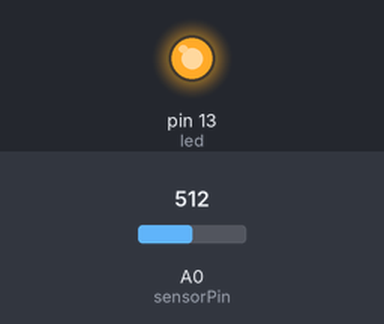
Recording of a sketch running on a simulated Arduino Uno, built with avr-gcc and run on an emulated ATmega328P. Parts: output pins drawn as LEDs (lit = HIGH). The inputs (shaded band) are chosen by the test bench; at power-on: A0 (sensorPin) = 512.

Above: at 1.2 s.
1.3 s: A0 (sensorPin) set to 12
2.8 s: A0 (sensorPin) set to 9
At 4.0 s:
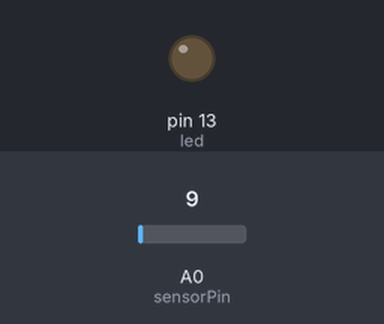
4.3 s: A0 (sensorPin) set to 122
At 5.3 s:
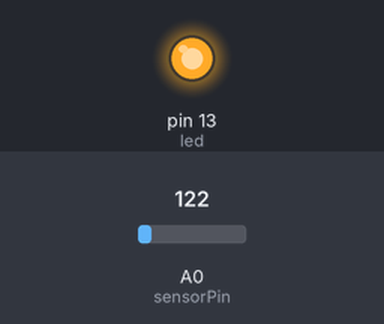
5.8 s: A0 (sensorPin) set to 0
At 6.4 s:
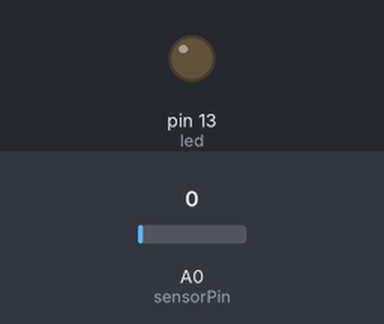
Timing chart, 0 to 8.3 s (numbered marks = the images above; inputs shaded):
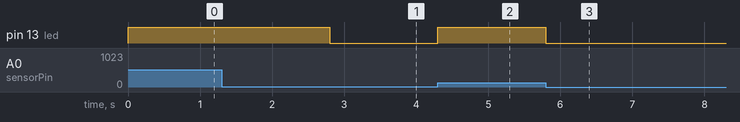

Measured:
- the behaviour switches between 11 and 10 on A0 (sensorPin) (found by bisection; images 0 and 1)
- after the input at 1.3 s, every drawn part: stays the same
- after the input at 2.8 s, pin 13 (led): HIGH → LOW at once
- after the input at 4.3 s, pin 13 (led): LOW → HIGH at once
- after the input at 5.8 s, pin 13 (led): HIGH → LOW at once

The sketch:

sensorFuego.ino
```cpp
int led=13;
int valor=0;
const int sensorPin= A0;
void setup()
   {
       pinMode(led, OUTPUT);
   }

void loop()
   {
       valor = analogRead(sensorPin) ;
        if (valor>10){
          digitalWrite(13, HIGH);   // enciende el led
        }

         if(valor<=10){
           digitalWrite(13, LOW);   // apaga el led
         }
   }
```
